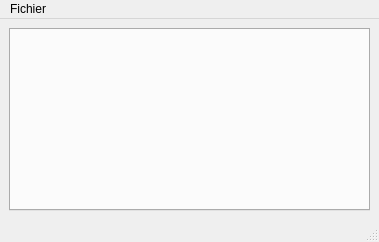
<?xml version="1.0" encoding="UTF-8"?>
<ui version="4.0">
 <class>MainWindow</class>
 <widget class="QMainWindow" name="MainWindow">
  <property name="geometry">
   <rect>
    <x>0</x>
    <y>0</y>
    <width>379</width>
    <height>242</height>
   </rect>
  </property>
  <property name="windowTitle">
   <string>MainWindow</string>
  </property>
  <widget class="QWidget" name="centralwidget">
   <layout class="QHBoxLayout" name="horizontalLayout">
    <item>
     <widget class="QTabWidget" name="tabWidget">
      <property name="tabsClosable">
       <bool>true</bool>
      </property>
     </widget>
    </item>
   </layout>
  </widget>
  <widget class="QMenuBar" name="menubar">
   <property name="geometry">
    <rect>
     <x>0</x>
     <y>0</y>
     <width>379</width>
     <height>23</height>
    </rect>
   </property>
   <widget class="QMenu" name="menuFichier">
    <property name="title">
     <string>Fichier</string>
    </property>
    <addaction name="actionNouveau"/>
    <addaction name="actionOuvrir"/>
    <addaction name="actionSauvegarder"/>
   </widget>
   <addaction name="menuFichier"/>
  </widget>
  <widget class="QStatusBar" name="statusbar"/>
  <action name="actionNouveau">
   <property name="text">
    <string>Nouveau</string>
   </property>
  </action>
  <action name="actionOuvrir">
   <property name="text">
    <string>Ouvrir</string>
   </property>
  </action>
  <action name="actionSauvegarder">
   <property name="text">
    <string>Sauvegarder</string>
   </property>
  </action>
 </widget>
 <resources/>
 <connections/>
</ui>
